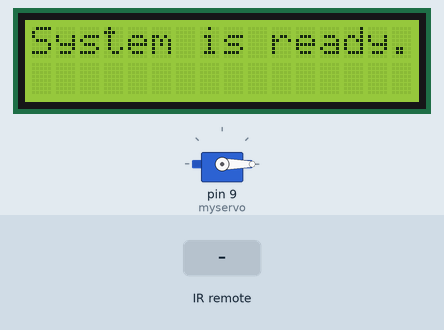
This sketch was run on a simulated Arduino Uno, built with avr-gcc and run on an emulated ATmega328P. Parts: servo, 16×2 character LCD. The inputs (shaded band) are chosen by the test bench.

Above: at 2.2 s.
2.3 s: infrared code 0x00FF10EF received
At 2.9 s:
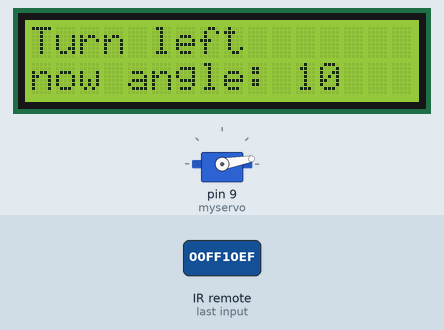
3.8 s: infrared code 0x00FF5AA5 received
At 4.4 s:
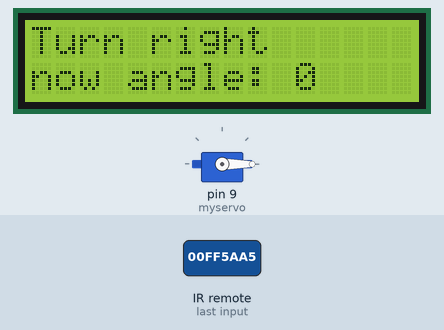
Timing chart, 0 to 6.8 s (numbered marks = the images above; inputs shaded):
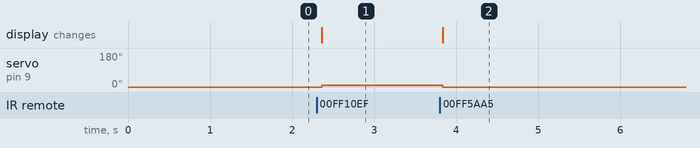

The sketch:

ServoTest2.ino
```cpp
// 操縱可變電阻，改變舵機角度並顯示訊息到LCD上

#include <Wire.h>  // Arduino IDE 內建
#include <LCD.h>
#include <LiquidCrystal.h>
#include <LiquidCrystal_I2C.h>
#include <Servo.h>
#include <IRremote.h>

// Set the pins on the I2C chip used for LCD connections:
//                    addr, en,rw,rs,d4,d5,d6,d7,bl,blpol
LiquidCrystal_I2C lcd(0x27, 2, 1, 0, 4, 5, 6, 7, 3, POSITIVE);  // 設定 LCD I2C 位址
Servo myservo; // 舵機
int sensor = 0; // 可變電阻類比訊號值
int angle = 0; // 將可變電阻讀取的值轉成0~180的對應關係
const int STEP_ANGLE = 10;

int RECV_PIN = 3; //A0;

IRrecv irrecv(RECV_PIN);

decode_results results;

int turnDir = 0;
void setup() {
  //Serial.begin(9600);

  // 啟動伺服馬達，接在9號腳位
  myservo.attach(9);
  myservo.write(0);
  //angle = myservo.read();

  // 紅外線接收器
  irrecv.enableIRIn(); // Start the receiver

  // 初始化 LCD，一行 16 的字元，共 2 行，預設開啟背光
  lcd.begin(16, 2);
  lcd.clear();

  // 輸出初始化文字
  lcd.setCursor(0, 0); // 設定游標位置在第一行行首
  lcd.print("System is ready.");

  delay(1000);
}

// 重設LCD的文字，向左向右或不動
// angle: 目前的角度值，diff: 和上一次角度的差值
void resetLCDText(int angle, int diff){
  lcd.clear();
  if(diff > 0){
    lcd.setCursor(0, 0); // 設定游標位置在第一行行首
    lcd.print("Turn left");
  }else if(0 == diff){
    lcd.setCursor(0, 0); // 設定游標位置在第一行行首
    lcd.print("No action");
  }else{
    lcd.setCursor(0, 0); // 設定游標位置在第一行行首
    lcd.print("Turn right");
  }

  lcd.setCursor(0, 1); // 設定游標位置在第二行行首
  lcd.print("now angle: " + String(angle));
}

void loop() {
  if (irrecv.decode(&results) && results.value != 0) {
    //Serial.println(results.value, HEX);
    // 印到 Serial port
    /*Serial.print("irCode: ");
    Serial.print(results.value, HEX);    // 紅外線編碼
    Serial.print(",  Decimal: ");
    Serial.print(results.value);    // 紅外線編碼
    Serial.print(",  bits: ");
    Serial.println(results.bits);        // 紅外線編碼位元數*/

    switch(results.value){
      case 0x00FF10EF: // 按左鍵
        if(angle + STEP_ANGLE <= 180){
          angle += STEP_ANGLE;
          myservo.write(angle); // 調整馬達角度到絕對位置(0~180)
          resetLCDText(angle, 2);
        }
        turnDir = -1;
        break;
      case 0x00FF5AA5: // 向右轉
        if(angle - STEP_ANGLE >= 0){
          angle -= STEP_ANGLE;
          myservo.write(angle); // 調整馬達角度到絕對位置(0~180)
          resetLCDText(angle, -2);
        }
        turnDir = 1;
        break;
      case 0xFFFFFFFF: // 連續按
        if(turnDir == -1){
          if(angle + STEP_ANGLE <= 180){
            angle += STEP_ANGLE;
            myservo.write(angle); // 調整馬達角度到絕對位置(0~180)
            resetLCDText(angle, 2);
          }
        }else if(turnDir == 1){
           if(angle - STEP_ANGLE >= 0){
            angle -= STEP_ANGLE;
            myservo.write(angle); // 調整馬達角度到絕對位置(0~180)
            resetLCDText(angle, -2);
          }
        }
        break;
    }
    irrecv.resume(); // Receive the next value
  }

  //Serial.println("angle: " + String(angle)); // 0~100 0~1023

  delay(50);
}
```

Measured:
- after the input at 2.3 s, servo on pin 9 (myservo): 0° → 10° after 0.06 s; the display: changes after 0.06 s (image 1)
- after the input at 3.8 s, servo on pin 9 (myservo): 10° → 0° at once; the display: changes at once (image 2)
